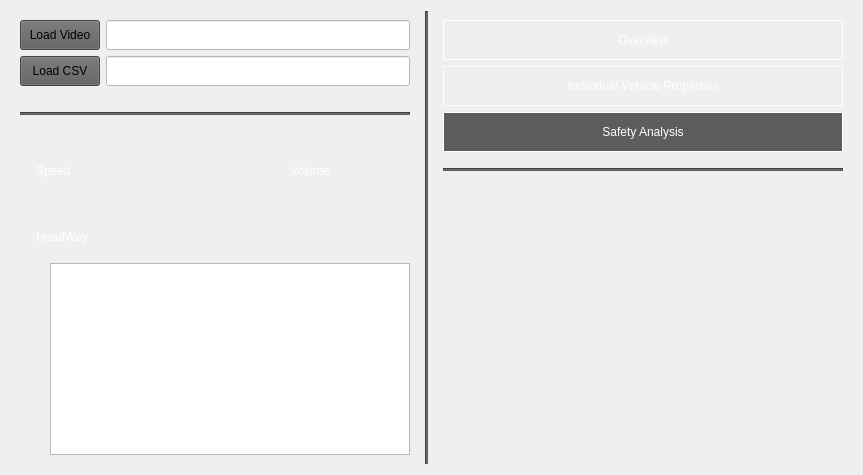
          <widget class="QWidget" name="overviewPage">
           <property name="styleSheet">
            <string notr="true"/>
           </property>
           <layout class="QGridLayout" name="gridLayout_29">
            <item row="0" column="0">
             <widget class="QWidget" name="widget_3" native="true">
              <property name="sizePolicy">
               <sizepolicy hsizetype="Expanding" vsizetype="Expanding">
                <horstretch>0</horstretch>
                <verstretch>0</verstretch>
               </sizepolicy>
              </property>
              <layout class="QGridLayout" name="gridLayout_28">
               <item row="6" column="0">
                <layout class="QGridLayout" name="gridLayout_23">
                 <item row="2" column="4">
                  <layout class="QGridLayout" name="volumeLayout"/>
                 </item>
                 <item row="3" column="2">
                  <spacer name="verticalSpacer_20">
                   <property name="orientation">
                    <enum>Qt::Vertical</enum>
                   </property>
                   <property name="sizeType">
                    <enum>QSizePolicy::Fixed</enum>
                   </property>
                   <property name="sizeHint" stdset="0">
                    <size>
                     <width>20</width>
                     <height>10</height>
                    </size>
                   </property>
                  </spacer>
                 </item>
                 <item row="2" column="1">
                  <spacer name="horizontalSpacer_30">
                   <property name="orientation">
                    <enum>Qt::Horizontal</enum>
                   </property>
                   <property name="sizeType">
                    <enum>QSizePolicy::Fixed</enum>
                   </property>
                   <property name="sizeHint" stdset="0">
                    <size>
                     <width>15</width>
                     <height>10</height>
                    </size>
                   </property>
                  </spacer>
                 </item>
                 <item row="2" column="3">
                  <spacer name="horizontalSpacer_31">
                   <property name="orientation">
                    <enum>Qt::Horizontal</enum>
                   </property>
                   <property name="sizeType">
                    <enum>QSizePolicy::Minimum</enum>
                   </property>
                   <property name="sizeHint" stdset="0">
                    <size>
                     <width>15</width>
                     <height>10</height>
                    </size>
                   </property>
                  </spacer>
                 </item>
                 <item row="2" column="2">
                  <layout class="QGridLayout" name="speed2Layout"/>
                 </item>
                 <item row="2" column="0">
                  <layout class="QGridLayout" name="speed1Layout"/>
                 </item>
                </layout>
               </item>
               <item row="10" column="0">
                <layout class="QGridLayout" name="gridLayout_30">
                 <item row="0" column="4">
                  <layout class="QGridLayout" name="gridLayout_26">
                   <item row="0" column="0">
                    <widget class="QGraphicsView" name="graphicsView_8"/>
                   </item>
                  </layout>
                 </item>
                 <item row="0" column="0">
                  <layout class="QGridLayout" name="headway1OverLayout"/>
                 </item>
                 <item row="0" column="1">
                  <spacer name="horizontalSpacer_40">
                   <property name="orientation">
                    <enum>Qt::Horizontal</enum>
                   </property>
                   <property name="sizeType">
                    <enum>QSizePolicy::Fixed</enum>
                   </property>
                   <property name="sizeHint" stdset="0">
                    <size>
                     <width>15</width>
                     <height>20</height>
                    </size>
                   </property>
                  </spacer>
                 </item>
                 <item row="0" column="2">
                  <layout class="QGridLayout" name="headway2OverLayout"/>
                 </item>
                 <item row="0" column="3">
                  <spacer name="horizontalSpacer_41">
                   <property name="orientation">
                    <enum>Qt::Horizontal</enum>
                   </property>
                   <property name="sizeType">
                    <enum>QSizePolicy::Minimum</enum>
                   </property>
                   <property name="sizeHint" stdset="0">
                    <size>
                     <width>15</width>
                     <height>10</height>
                    </size>
                   </property>
                  </spacer>
                 </item>
                </layout>
               </item>
               <item row="4" column="0">
                <layout class="QHBoxLayout" name="horizontalLayout_7">
                 <item>
                  <widget class="QLabel" name="label_9">
                   <property name="sizePolicy">
                    <sizepolicy hsizetype="Fixed" vsizetype="Fixed">
                     <horstretch>0</horstretch>
                     <verstretch>0</verstretch>
                    </sizepolicy>
                   </property>
                   <property name="minimumSize">
                    <size>
                     <width>10</width>
                     <height>10</height>
                    </size>
                   </property>
                   <property name="maximumSize">
                    <size>
                     <width>30</width>
                     <height>30</height>
                    </size>
                   </property>
                   <property name="text">
                    <string/>
                   </property>
                   <property name="pixmap">
                    <pixmap>../icons/LogoMakr-2p63Py.png</pixmap>
                   </property>
                   <property name="scaledContents">
                    <bool>true</bool>
                   </property>
                  </widget>
                 </item>
                 <item>
                  <widget class="QLabel" name="label_8">
                   <property name="styleSheet">
                    <string notr="true">color:white</string>
                   </property>
                   <property name="text">
                    <string>Speed</string>
                   </property>
                  </widget>
                 </item>
                 <item>
                  <spacer name="horizontalSpacer_32">
                   <property name="orientation">
                    <enum>Qt::Horizontal</enum>
                   </property>
                   <property name="sizeHint" stdset="0">
                    <size>
                     <width>40</width>
                     <height>20</height>
                    </size>
                   </property>
                  </spacer>
                 </item>
                 <item>
                  <spacer name="horizontalSpacer_34">
                   <property name="orientation">
                    <enum>Qt::Horizontal</enum>
                   </property>
                   <property name="sizeHint" stdset="0">
                    <size>
                     <width>40</width>
                     <height>20</height>
                    </size>
                   </property>
                  </spacer>
                 </item>
                 <item>
                  <spacer name="horizontalSpacer_38">
                   <property name="orientation">
                    <enum>Qt::Horizontal</enum>
                   </property>
                   <property name="sizeHint" stdset="0">
                    <size>
                     <width>40</width>
                     <height>20</height>
                    </size>
                   </property>
                  </spacer>
                 </item>
                 <item>
                  <spacer name="horizontalSpacer_39">
                   <property name="orientation">
                    <enum>Qt::Horizontal</enum>
                   </property>
                   <property name="sizeHint" stdset="0">
                    <size>
                     <width>40</width>
                     <height>20</height>
                    </size>
                   </property>
                  </spacer>
                 </item>
                 <item>
                  <spacer name="horizontalSpacer_35">
                   <property name="orientation">
                    <enum>Qt::Horizontal</enum>
                   </property>
                   <property name="sizeHint" stdset="0">
                    <size>
                     <width>40</width>
                     <height>20</height>
                    </size>
                   </property>
                  </spacer>
                 </item>
                 <item>
                  <widget class="QLabel" name="label_4">
                   <property name="maximumSize">
                    <size>
                     <width>30</width>
                     <height>30</height>
                    </size>
                   </property>
                   <property name="text">
                    <string/>
                   </property>
                   <property name="pixmap">
                    <pixmap>../icons/LogoMakr-2p63Py.png</pixmap>
                   </property>
                   <property name="scaledContents">
                    <bool>true</bool>
                   </property>
                  </widget>
                 </item>
                 <item>
                  <widget class="QLabel" name="label_11">
                   <property name="styleSheet">
                    <string notr="true">color:white</string>
                   </property>
                   <property name="text">
                    <string>Volume</string>
                   </property>
                  </widget>
                 </item>
                 <item>
                  <spacer name="horizontalSpacer_33">
                   <property name="orientation">
                    <enum>Qt::Horizontal</enum>
                   </property>
                   <property name="sizeHint" stdset="0">
                    <size>
                     <width>40</width>
                     <height>20</height>
                    </size>
                   </property>
                  </spacer>
                 </item>
                 <item>
                  <spacer name="horizontalSpacer_37">
                   <property name="orientation">
                    <enum>Qt::Horizontal</enum>
                   </property>
                   <property name="sizeHint" stdset="0">
                    <size>
                     <width>40</width>
                     <height>20</height>
                    </size>
                   </property>
                  </spacer>
                 </item>
                </layout>
               </item>
               <item row="8" column="0">
                <layout class="QHBoxLayout" name="horizontalLayout_5">
                 <item>
                  <widget class="QLabel" name="label_6">
                   <property name="sizePolicy">
                    <sizepolicy hsizetype="Fixed" vsizetype="Fixed">
                     <horstretch>0</horstretch>
                     <verstretch>0</verstretch>
                    </sizepolicy>
                   </property>
                   <property name="minimumSize">
                    <size>
                     <width>10</width>
                     <height>10</height>
                    </size>
                   </property>
                   <property name="maximumSize">
                    <size>
                     <width>30</width>
                     <height>30</height>
                    </size>
                   </property>
                   <property name="text">
                    <string/>
                   </property>
                   <property name="pixmap">
                    <pixmap>../icons/LogoMakr-2p63Py.png</pixmap>
                   </property>
                   <property name="scaledContents">
                    <bool>true</bool>
                   </property>
                  </widget>
                 </item>
                 <item>
                  <widget class="QLabel" name="label_10">
                   <property name="styleSheet">
                    <string notr="true">color:white</string>
                   </property>
                   <property name="text">
                    <string>HeadWay</string>
                   </property>
                  </widget>
                 </item>
                 <item>
                  <spacer name="horizontalSpacer_36">
                   <property name="orientation">
                    <enum>Qt::Horizontal</enum>
                   </property>
                   <property name="sizeHint" stdset="0">
                    <size>
                     <width>40</width>
                     <height>20</height>
                    </size>
                   </property>
                  </spacer>
                 </item>
                </layout>
               </item>
               <item row="3" column="0">
                <spacer name="verticalSpacer_18">
                 <property name="orientation">
                  <enum>Qt::Vertical</enum>
                 </property>
                 <property name="sizeType">
                  <enum>QSizePolicy::Fixed</enum>
                 </property>
                 <property name="sizeHint" stdset="0">
                  <size>
                   <width>20</width>
                   <height>40</height>
                  </size>
                 </property>
                </spacer>
               </item>
               <item row="2" column="0">
                <widget class="Line" name="line_8">
                 <property name="styleSheet">
                  <string notr="true">background-color: #5D5D5D</string>
                 </property>
                 <property name="orientation">
                  <enum>Qt::Horizontal</enum>
                 </property>
                </widget>
               </item>
               <item row="7" column="0">
                <spacer name="verticalSpacer_22">
                 <property name="orientation">
                  <enum>Qt::Vertical</enum>
                 </property>
                 <property name="sizeType">
                  <enum>QSizePolicy::Fixed</enum>
                 </property>
                 <property name="sizeHint" stdset="0">
                  <size>
                   <width>20</width>
                   <height>10</height>
                  </size>
                 </property>
                </spacer>
               </item>
               <item row="0" column="0">
                <layout class="QGridLayout" name="gridLayout_35">
                 <item row="1" column="0">
                  <widget class="QPushButton" name="pushButton_2">
                   <property name="minimumSize">
                    <size>
                     <width>0</width>
                     <height>30</height>
                    </size>
                   </property>
                   <property name="styleSheet">
                    <string notr="true">background-color: #5D5D5D</string>
                   </property>
                   <property name="text">
                    <string>Load CSV</string>
                   </property>
                  </widget>
                 </item>
                 <item row="1" column="1">
                  <widget class="QLineEdit" name="lineEdit">
                   <property name="minimumSize">
                    <size>
                     <width>0</width>
                     <height>30</height>
                    </size>
                   </property>
                   <property name="styleSheet">
                    <string notr="true">background-color:white; color: black</string>
                   </property>
                  </widget>
                 </item>
                 <item row="0" column="1">
                  <widget class="QLineEdit" name="lineEdit_2">
                   <property name="sizePolicy">
                    <sizepolicy hsizetype="Preferred" vsizetype="Fixed">
                     <horstretch>0</horstretch>
                     <verstretch>0</verstretch>
                    </sizepolicy>
                   </property>
                   <property name="minimumSize">
                    <size>
                     <width>0</width>
                     <height>30</height>
                    </size>
                   </property>
                   <property name="styleSheet">
                    <string notr="true">background-color:white; color: black</string>
                   </property>
                  </widget>
                 </item>
                 <item row="0" column="0">
                  <widget class="QPushButton" name="pushButton">
                   <property name="minimumSize">
                    <size>
                     <width>0</width>
                     <height>30</height>
                    </size>
                   </property>
                   <property name="styleSheet">
                    <string notr="true"> background-color: #5D5D5D</string>
                   </property>
                   <property name="text">
                    <string>Load Video</string>
                   </property>
                  </widget>
                 </item>
                 <item row="2" column="1">
                  <spacer name="verticalSpacer_19">
                   <property name="orientation">
                    <enum>Qt::Vertical</enum>
                   </property>
                   <property name="sizeType">
                    <enum>QSizePolicy::Fixed</enum>
                   </property>
                   <property name="sizeHint" stdset="0">
                    <size>
                     <width>20</width>
                     <height>20</height>
                    </size>
                   </property>
                  </spacer>
                 </item>
                </layout>
               </item>
               <item row="5" column="0">
                <spacer name="verticalSpacer_21">
                 <property name="orientation">
                  <enum>Qt::Vertical</enum>
                 </property>
                 <property name="sizeType">
                  <enum>QSizePolicy::Minimum</enum>
                 </property>
                 <property name="sizeHint" stdset="0">
                  <size>
                   <width>20</width>
                   <height>10</height>
                  </size>
                 </property>
                </spacer>
               </item>
               <item row="9" column="0">
                <spacer name="verticalSpacer_23">
                 <property name="orientation">
                  <enum>Qt::Vertical</enum>
                 </property>
                 <property name="sizeType">
                  <enum>QSizePolicy::Fixed</enum>
                 </property>
                 <property name="sizeHint" stdset="0">
                  <size>
                   <width>20</width>
                   <height>10</height>
                  </size>
                 </property>
                </spacer>
               </item>
              </layout>
             </widget>
            </item>
            <item row="0" column="1">
             <widget class="Line" name="line_7">
              <property name="styleSheet">
               <string notr="true">background-color: #5D5D5D</string>
              </property>
              <property name="orientation">
               <enum>Qt::Vertical</enum>
              </property>
             </widget>
            </item>
            <item row="0" column="2">
             <widget class="QWidget" name="sideWidget" native="true">
              <layout class="QVBoxLayout" name="verticalLayout_2">
               <item>
                <widget class="QPushButton" name="analysisbtn1">
                 <property name="minimumSize">
                  <size>
                   <width>0</width>
                   <height>40</height>
                  </size>
                 </property>
                 <property name="autoFillBackground">
                  <bool>false</bool>
                 </property>
                 <property name="styleSheet">
                  <string notr="true">color:white; border :1px solid white</string>
                 </property>
                 <property name="text">
                  <string>Overview</string>
                 </property>
                </widget>
               </item>
               <item>
                <widget class="QPushButton" name="individualbtn1">
                 <property name="minimumSize">
                  <size>
                   <width>0</width>
                   <height>40</height>
                  </size>
                 </property>
                 <property name="autoFillBackground">
                  <bool>false</bool>
                 </property>
                 <property name="styleSheet">
                  <string notr="true">color:white; border :1px solid white</string>
                 </property>
                 <property name="text">
                  <string>Individual Vehicle Properties</string>
                 </property>
                </widget>
               </item>
               <item>
                <widget class="QPushButton" name="overviewbtn1">
                 <property name="sizePolicy">
                  <sizepolicy hsizetype="Preferred" vsizetype="Fixed">
                   <horstretch>0</horstretch>
                   <verstretch>0</verstretch>
                  </sizepolicy>
                 </property>
                 <property name="minimumSize">
                  <size>
                   <width>400</width>
                   <height>40</height>
                  </size>
                 </property>
                 <property name="autoFillBackground">
                  <bool>false</bool>
                 </property>
                 <property name="styleSheet">
                  <string notr="true">color:white; border :1px solid white;background-color: #5D5D5D</string>
                 </property>
                 <property name="text">
                  <string>Safety Analysis</string>
                 </property>
                </widget>
               </item>
               <item>
                <layout class="QGridLayout" name="gridLayout_2">
                 <item row="5" column="0" colspan="2">
                  <widget class="Line" name="line_test1">
                   <property name="sizePolicy">
                    <sizepolicy hsizetype="Expanding" vsizetype="Fixed">
                     <horstretch>0</horstretch>
                     <verstretch>0</verstretch>
                    </sizepolicy>
                   </property>
                   <property name="minimumSize">
                    <size>
                     <width>0</width>
                     <height>3</height>
                    </size>
                   </property>
                   <property name="styleSheet">
                    <string notr="true">background-color: #5D5D5D</string>
                   </property>
                   <property name="orientation">
                    <enum>Qt::Horizontal</enum>
                   </property>
                  </widget>
                 </item>
                 <item row="4" column="0">
                  <spacer name="verticalSpacer_12">
                   <property name="orientation">
                    <enum>Qt::Vertical</enum>
                   </property>
                   <property name="sizeType">
                    <enum>QSizePolicy::Fixed</enum>
                   </property>
                   <property name="sizeHint" stdset="0">
                    <size>
                     <width>20</width>
                     <height>10</height>
                    </size>
                   </property>
                  </spacer>
                 </item>
                 <item row="8" column="0">
                  <spacer name="verticalSpacer_14">
                   <property name="orientation">
                    <enum>Qt::Vertical</enum>
                   </property>
                   <property name="sizeHint" stdset="0">
                    <size>
                     <width>20</width>
                     <height>40</height>
                    </size>
                   </property>
                  </spacer>
                 </item>
                </layout>
               </item>
              </layout>
             </widget>
            </item>
           </layout>
          </widget>
